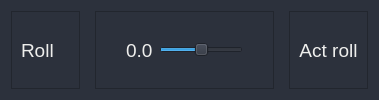
                     <widget class="QFrame" name="frame_eef_row_4">
                      <property name="minimumSize">
                       <size>
                        <width>0</width>
                        <height>50</height>
                       </size>
                      </property>
                      <property name="styleSheet">
                       <string notr="true">background-color: rgb(44, 49, 60);</string>
                      </property>
                      <property name="frameShape">
                       <enum>QFrame::NoFrame</enum>
                      </property>
                      <property name="frameShadow">
                       <enum>QFrame::Plain</enum>
                      </property>
                      <layout class="QHBoxLayout" name="horizontalLayout_135">
                       <property name="spacing">
                        <number>6</number>
                       </property>
                       <item>
                        <widget class="QFrame" name="frame_joint_seg1_ID_18">
                         <property name="minimumSize">
                          <size>
                           <width>0</width>
                           <height>0</height>
                          </size>
                         </property>
                         <property name="maximumSize">
                          <size>
                           <width>16777215</width>
                           <height>16777215</height>
                          </size>
                         </property>
                         <property name="frameShape">
                          <enum>QFrame::StyledPanel</enum>
                         </property>
                         <property name="frameShadow">
                          <enum>QFrame::Raised</enum>
                         </property>
                         <layout class="QHBoxLayout" name="horizontalLayout_136">
                          <property name="spacing">
                           <number>9</number>
                          </property>
                          <property name="topMargin">
                           <number>0</number>
                          </property>
                          <property name="rightMargin">
                           <number>25</number>
                          </property>
                          <property name="bottomMargin">
                           <number>0</number>
                          </property>
                          <item>
                           <widget class="QLabel" name="label_51">
                            <property name="font">
                             <font>
                              <pointsize>14</pointsize>
                             </font>
                            </property>
                            <property name="styleSheet">
                             <string notr="true">color: rgb(238, 238, 236);</string>
                            </property>
                            <property name="text">
                             <string>Roll</string>
                            </property>
                           </widget>
                          </item>
                         </layout>
                        </widget>
                       </item>
                       <item>
                        <widget class="QFrame" name="frame_joint_seg1_setRoll_18">
                         <property name="minimumSize">
                          <size>
                           <width>0</width>
                           <height>0</height>
                          </size>
                         </property>
                         <property name="maximumSize">
                          <size>
                           <width>500</width>
                           <height>16777215</height>
                          </size>
                         </property>
                         <property name="frameShape">
                          <enum>QFrame::NoFrame</enum>
                         </property>
                         <property name="frameShadow">
                          <enum>QFrame::Plain</enum>
                         </property>
                         <layout class="QHBoxLayout" name="horizontalLayout_137">
                          <property name="topMargin">
                           <number>0</number>
                          </property>
                          <property name="bottomMargin">
                           <number>0</number>
                          </property>
                          <item>
                           <widget class="QFrame" name="frame_41">
                            <property name="frameShape">
                             <enum>QFrame::StyledPanel</enum>
                            </property>
                            <property name="frameShadow">
                             <enum>QFrame::Raised</enum>
                            </property>
                            <layout class="QHBoxLayout" name="horizontalLayout_138">
                             <property name="leftMargin">
                              <number>30</number>
                             </property>
                             <property name="topMargin">
                              <number>0</number>
                             </property>
                             <property name="rightMargin">
                              <number>30</number>
                             </property>
                             <property name="bottomMargin">
                              <number>0</number>
                             </property>
                             <item>
                              <widget class="QLabel" name="label_seg1_setRoll_slider_18">
                               <property name="font">
                                <font>
                                 <pointsize>14</pointsize>
                                </font>
                               </property>
                               <property name="styleSheet">
                                <string notr="true">color: rgb(238, 238, 236);</string>
                               </property>
                               <property name="text">
                                <string>0.0</string>
                               </property>
                              </widget>
                             </item>
                             <item>
                              <widget class="QSlider" name="slider_seg1_setRoll_18">
                               <property name="maximumSize">
                                <size>
                                 <width>16777215</width>
                                 <height>16777215</height>
                                </size>
                               </property>
                               <property name="minimum">
                                <number>-20</number>
                               </property>
                               <property name="maximum">
                                <number>20</number>
                               </property>
                               <property name="orientation">
                                <enum>Qt::Horizontal</enum>
                               </property>
                              </widget>
                             </item>
                            </layout>
                           </widget>
                          </item>
                         </layout>
                        </widget>
                       </item>
                       <item>
                        <widget class="QFrame" name="frame_joint_seg1_ActRoll_18">
                         <property name="frameShape">
                          <enum>QFrame::StyledPanel</enum>
                         </property>
                         <property name="frameShadow">
                          <enum>QFrame::Raised</enum>
                         </property>
                         <layout class="QHBoxLayout" name="horizontalLayout_139">
                          <property name="leftMargin">
                           <number>9</number>
                          </property>
                          <property name="topMargin">
                           <number>0</number>
                          </property>
                          <property name="bottomMargin">
                           <number>0</number>
                          </property>
                          <item>
                           <widget class="QLabel" name="Label_roll_actual">
                            <property name="font">
                             <font>
                              <pointsize>14</pointsize>
                             </font>
                            </property>
                            <property name="layoutDirection">
                             <enum>Qt::LeftToRight</enum>
                            </property>
                            <property name="styleSheet">
                             <string notr="true">color: rgb(238, 238, 236);</string>
                            </property>
                            <property name="text">
                             <string>Act roll</string>
                            </property>
                            <property name="alignment">
                             <set>Qt::AlignCenter</set>
                            </property>
                           </widget>
                          </item>
                         </layout>
                        </widget>
                       </item>
                      </layout>
                     </widget>
